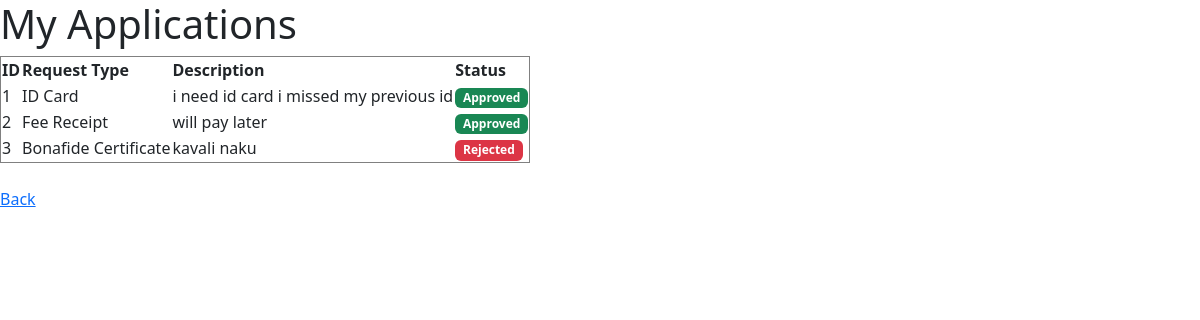
The app's page /applications with its own data.
### tables this page shows
CREATE TABLE forms(
    id INTEGER PRIMARY KEY AUTOINCREMENT,
    request_type TEXT,
    description TEXT,
    status TEXT DEFAULT 'Pending'
);

### app.py (the view)
@app.route("/applications")
def applications():
    conn = sqlite3.connect("campusconnect.db")
    cursor = conn.cursor()
    cursor.execute("SELECT * FROM forms")
    forms = cursor.fetchall()
    conn.close()
    return render_template("applications.html", forms=forms)

### templates/applications.html (shortened to what this page needs)
<!DOCTYPE html>
<html>
<head>
    <link href="https://cdn.jsdelivr.net/npm/bootstrap@5.3.3/dist/css/bootstrap.min.css" rel="stylesheet">
</head>
<body>
<h1>My Applications</h1>
<table border="1">
    <tr>
        <th>ID</th>
        <th>Request Type</th>
        <th>Description</th>
        <th>Status</th>
    </tr>
    {% for form in forms %}
    <tr>
        <td>{{ form[0] }}</td>
        <td>{{ form[1] }}</td>
        <td>{{ form[2] }}</td>
        <td>
{% if form[3] == 'Approved' %}
<span class="badge bg-success">Approved</span>
{% elif form[3] == 'Rejected' %}
<span class="badge bg-danger">Rejected</span>
{% else %}
<span class="badge bg-warning">Pending</span>
{% endif %}
</td>
    </tr>
    {% endfor %}
</table>
<br>
<a href="/dashboard">Back</a>
</body>
</html>

### records on screen
forms: id "1", request_type "ID Card", description "i need id card i missed my previous id", status "Approved"
forms: id "2", request_type "Fee Receipt", description "will pay later", status "Approved"
forms: id "3", request_type "Bonafide Certificate", description "kavali naku", status "Rejected"
